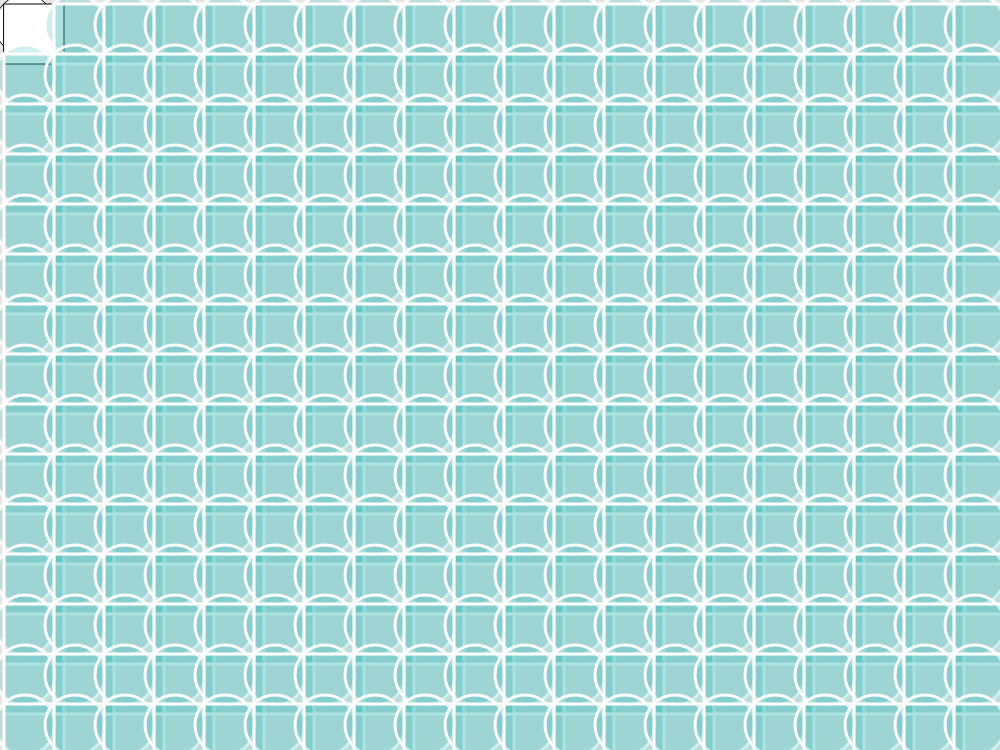
Frame 1 (no input)
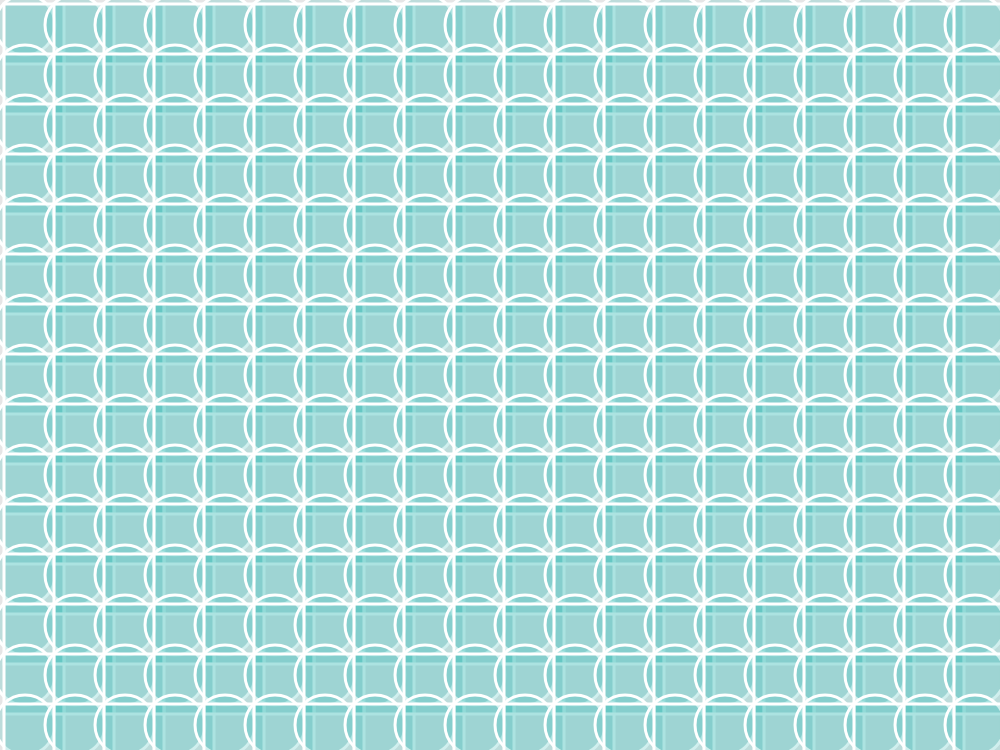
Frame 60 (no input)
Frame 120 (the mouse pressed at the canvas centre since frame 60): identical to frame 60, image omitted

The p5.js sketch that drew these frames (run headless with seeded random() and noise() and a simulated clock; from frame 60 on, the mouse is pressed at the canvas centre):

// p5.js sketch
// ── sketch.js
var x = 5;

function setup () {
    createCanvas(1000, 750);
   // x = width/2;
}

function draw ()
{
    background (230);
//    line (x, 0, x, height);
//    x = 5;
//    line (x, 0, x, height);
//      x += 5;
//    line (x, 0, x, height);
//      x += 5;
//    line (x, 0, x, height);
//      x += 5;
//    line (x, 0, x, height);
//      x += 5;
//    line (x, 0, x, height);
//      x += 5;
//    line (x, 0, x, height);
//      x += 5;
//    line (x, 0, x, height);
//      x += 5;
//    line (x, 0, x, height);
//      x += 5;
//    line (x, 0, x, height);

for(var i= 25; i< width; i+=50){
    for (var j = 25; j < height; j+=50){
//    line (i, 0, i, height);
    ellipse(i, j, 60, 60);
        rect(i-21, j-21, 60, 60)
    fill(56, 186, 182, 60);
 stroke(255);
    strokeWeight(3);
    }
}
}
